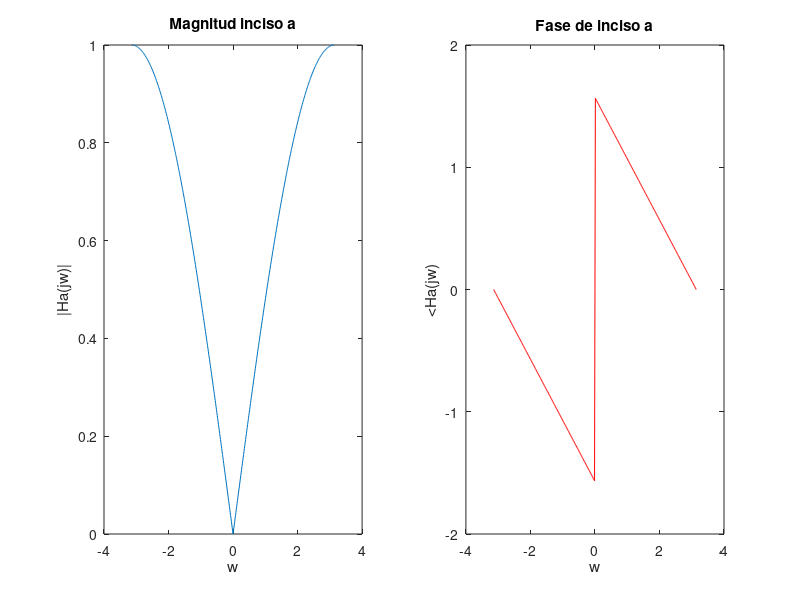
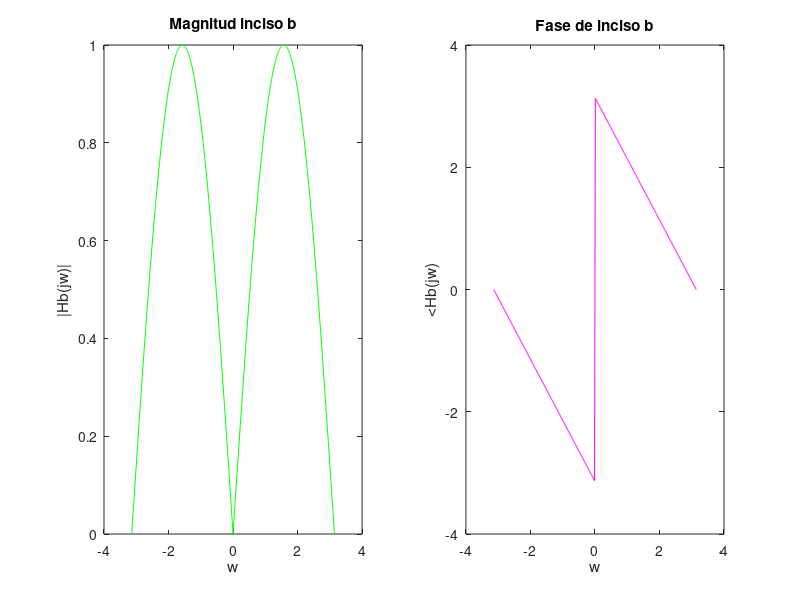
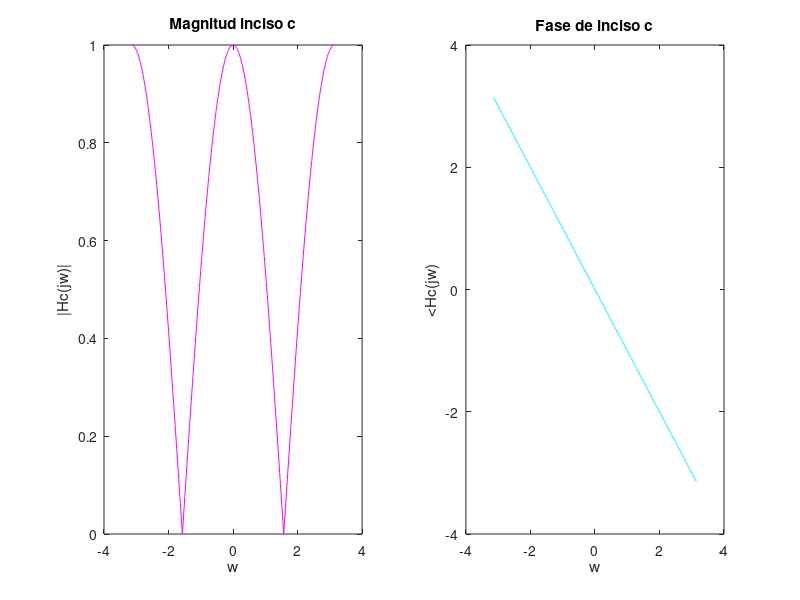
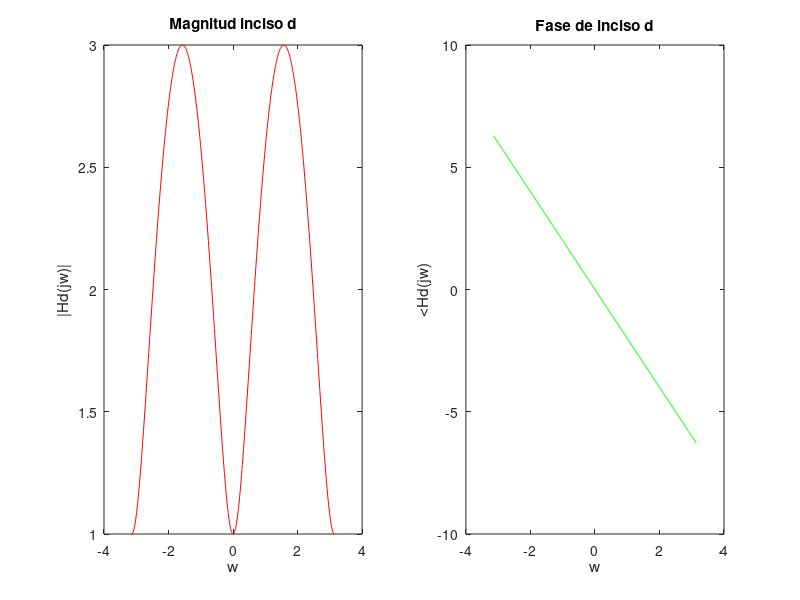

The MATLAB script that drew these images, in order:
%Ejercicio 1

f = [-1:0.004:1];
w = 3.14*f;

% Inciso A

magA = abs(sin(w/2));

s = size(w);
for n =1 : s(2)
  if w(n) < 0
    pha(n) = -0.5*(w(n)+3.14);
  end
  if w(n) == 0
    pha(n) = 0;
  end
  if w(n) > 0
    pha(n) = -0.5*(w(n)-3.14);
  end
end

figure(1)
subplot(1,2,1);
plot(w,magA);
title("Magnitud inciso a")
xlabel('w');
ylabel('|Ha(jw)|');
subplot(1,2,2);
plot(w,pha,"r");
title("Fase de inciso a")
xlabel('w');
ylabel('<Ha(jw)');

% Inciso B

magB = abs(sin(w));

s = size(w);
for n =1 : s(2)
  if w(n) < 0
    phaB(n) = -(w(n)+3.14);
  end
  if w(n) == 0
    phaB(n) = 0;
  end
  if w(n) > 0
    phaB(n) = -(w(n)-3.14);
  end
end

figure(2)
subplot(1,2,1);
plot(w,magB,"g");
title("Magnitud inciso b")
xlabel('w');
ylabel('|Hb(jw)|');
subplot(1,2,2);
plot(w,phaB,"m");
title("Fase de inciso b")
xlabel('w');
ylabel('<Hb(jw)');

% Inciso C

magC = abs(cos(w));
phaC = -w;

figure(3)
subplot(1,2,1);
plot(w,magC,"m");
title("Magnitud inciso c")
xlabel('w');
ylabel('|Hc(jw)|');
subplot(1,2,2);
plot(w,phaC,"c");
title("Fase de inciso c")
xlabel('w');
ylabel('<Hc(jw)');

% Inciso D

magD = abs(2-exp(-2*w*j));
phaD = -2*w;

figure(4)
subplot(1,2,1);
plot(w,magD,"r");
title("Magnitud inciso d")
xlabel('w');
ylabel('|Hd(jw)|');
subplot(1,2,2);
plot(w,phaD, "g");
title("Fase de inciso d")
xlabel('w');
ylabel('<Hd(jw)');
